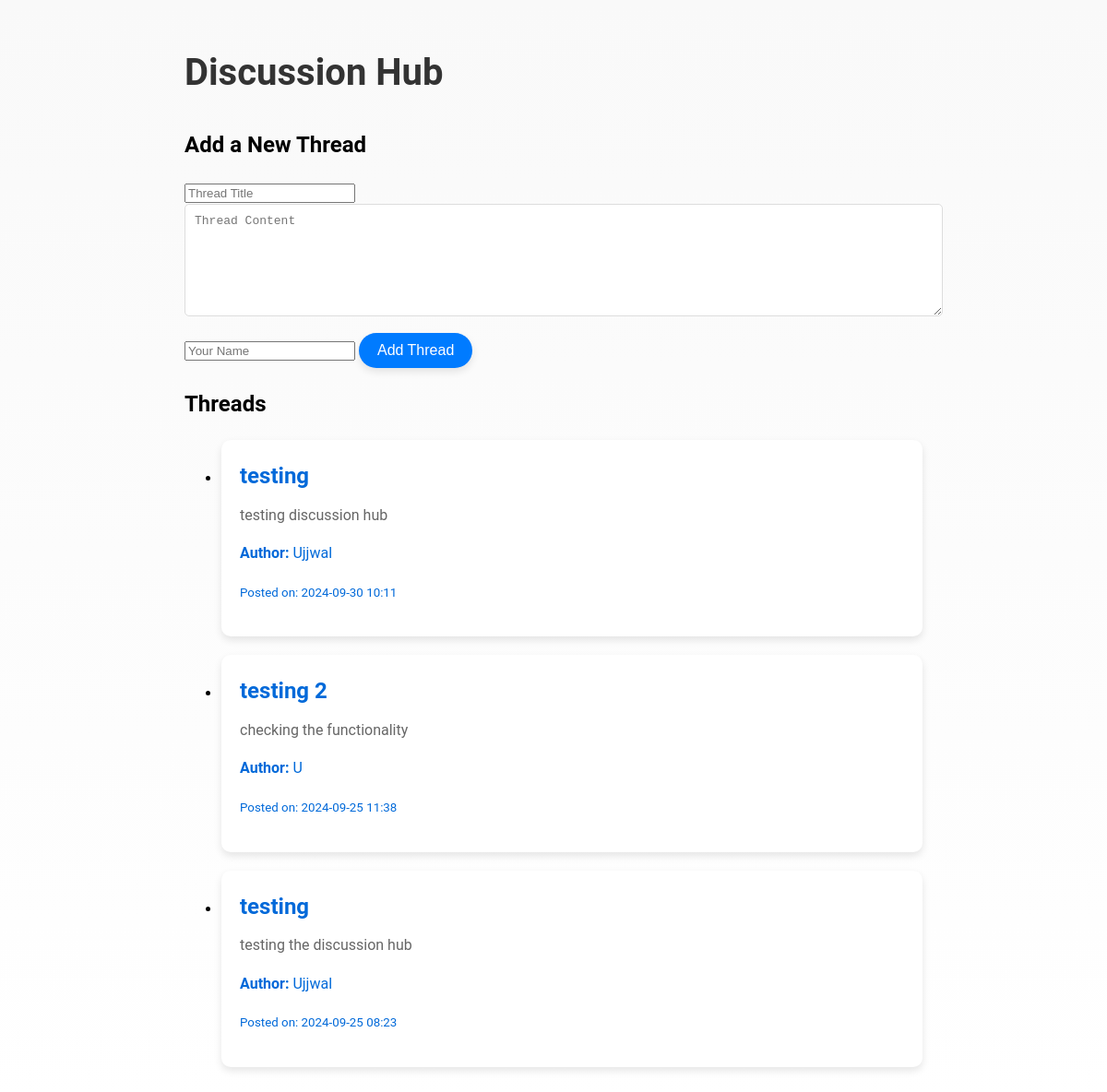
The page / on the database its author committed.
### app.py (models this page shows)
class Thread(db.Model):
    id = db.Column(db.Integer, primary_key=True)
    title = db.Column(db.String(200), nullable=False)
    content = db.Column(db.Text, nullable=False)
    author = db.Column(db.String(50), nullable=False)
    timestamp = db.Column(db.DateTime, index=True, default=db.func.now())
    comments = db.relationship('Comment', backref='thread', lazy=True)

### app.py (the view)
@app.route('/')
def index():
    threads = Thread.query.order_by(Thread.timestamp.desc()).all()
    return render_template('index.html', threads=threads)

### templates/index.html
{% extends "base.html" %}
{% block content %}
    <h1>Discussion Hub</h1>
    <h2>Add a New Thread</h2>
    <form method="POST" action="{{ url_for('add_thread') }}">
        <input type="text" name="title" placeholder="Thread Title" required>
        <textarea name="content" placeholder="Thread Content" required></textarea>
        <input type="text" name="author" placeholder="Your Name" required>
        <button type="submit">Add Thread</button>
    </form>
    <h2>Threads</h2>
    <ul>
        {% for thread in threads %}
            <li>
                <a href="{{ url_for('thread_view', thread_id=thread.id) }}">
                    <div class="card">
                        <div class="card-header">{{ thread.title }}</div>
                        <div class="card-body">{{ thread.content }}</div>
                        <p><strong>Author:</strong> {{ thread.author }}</p>
                        <p><small>Posted on: {{ thread.timestamp.strftime('%Y-%m-%d %H:%M') }}</small></p>
                    </div>
                </a>
            </li>
        {% endfor %}
    </ul>
{% endblock %}

### static/styles.css (style rules this page uses)
body { font-family: 'Roboto', sans-serif; line-height: 1.6; background: linear-gradient(to bottom, #f9f9f9, #ffffff); margin: 0; padding: 0; }
h1 { font-size: 2.5em; color: #333; }
.card { background: #ffffff; border-radius: 10px; box-shadow: 0 4px 8px rgba(0, 0, 0, 0.1); padding: 20px; margin-bottom: 20px; transition: transform 0.3s ease, box-shadow 0.3s ease; }
.card-header { font-size: 1.5em; font-weight: bold; margin-bottom: 10px; transition: background-color 0.3s ease; }
.card-body { font-size: 1em; color: #666; }
button { background-color: #007bff; border: none; color: white; padding: 10px 20px; border-radius: 50px; font-size: 1em; cursor: pointer; box-shadow: 0 4px 8px rgba(0, 0, 0, 0.1); transition: background-color 0.3s ease, transform 0.2s ease; }
textarea { border: 1px solid #ddd; border-radius: 5px; padding: 10px; resize: vertical; width: 100%; font-size: 1em; }
textarea { width: 100%; height: 100px; margin-bottom: 10px; }
a { text-decoration: none; color: #0069d9; }

### rows shown on the page
Thread: title "testing", content "testing discussion hub", author "Ujjwal", timestamp "2024-09-30 10:11"
Thread: title "testing 2", content "checking the functionality", author "U", timestamp "2024-09-25 11:38"
Thread: title "testing", content "testing the discussion hub", author "Ujjwal", timestamp "2024-09-25 08:23"
